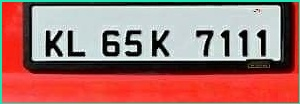
#> input picture Module 2/test1.jpg, 300 x 104 px
$ python -i engine.py   (imports and definitions only)
#> lines starting #> are read from the running program, lines starting #| are printed output that depends on the picture; after the words box and inside, x2 and y2 are one past the last pixel; in counts of white or black regions, pixels touching at a corner belong together
#> further down, picture is the input picture: shape (104, 300, 3); mean B, G, R 109.4, 114.4, 168.9
import cv2
import numpy as np
import os
import pathlib


def order_points(pts):
    # initialzie a list of coordinates that will be ordered
    # such that the first entry in the list is the top-left,
    # the second entry is the top-right, the third is the
    # bottom-right, and the fourth is the bottom-left
    rect = np.zeros((4, 2), dtype="float32")

    # the top-left point will have the smallest sum, whereas
    # the bottom-right point will have the largest sum
    s = pts.sum(axis=1)
    rect[0] = pts[np.argmin(s)]
    rect[2] = pts[np.argmax(s)]

    # now, compute the difference between the points, the
    # top-right point will have the smallest difference,
    # whereas the bottom-left will have the largest difference
    diff = np.diff(pts, axis=1)
    rect[1] = pts[np.argmin(diff)]
    rect[3] = pts[np.argmax(diff)]

    # return the ordered coordinates
    return rect


def four_point_transform(image, pts):
    # obtain a consistent order of the points and unpack them
    # individually
    rect = order_points(pts)
    (tl, tr, br, bl) = rect

    # compute the width of the new image, which will be the
    # maximum distance between bottom-right and bottom-left
    # x-coordiates or the top-right and top-left x-coordinates
    widthA = np.sqrt(((br[0] - bl[0]) ** 2) + ((br[1] - bl[1]) ** 2))
    widthB = np.sqrt(((tr[0] - tl[0]) ** 2) + ((tr[1] - tl[1]) ** 2))
    maxWidth = max(int(widthA), int(widthB))

    # compute the height of the new image, which will be the
    # maximum distance between the top-right and bottom-right
    # y-coordinates or the top-left and bottom-left y-coordinates
    heightA = np.sqrt(((tr[0] - br[0]) ** 2) + ((tr[1] - br[1]) ** 2))
    heightB = np.sqrt(((tl[0] - bl[0]) ** 2) + ((tl[1] - bl[1]) ** 2))
    maxHeight = max(int(heightA), int(heightB))

    # now that we have the dimensions of the new image, construct
    # the set of destination points to obtain a "birds eye view",
    # (i.e. top-down view) of the image, again specifying points
    # in the top-left, top-right, bottom-right, and bottom-left
    # order
    dst = np.array([
        [0, 0],
        [maxWidth - 1, 0],
        [maxWidth - 1, maxHeight - 1],
        [0, maxHeight - 1]], dtype="float32")

    # compute the perspective transform matrix and then apply it
    M = cv2.getPerspectiveTransform(rect, dst)
    warped = cv2.warpPerspective(image, M, (maxWidth, maxHeight))

    # return the warped image
    return warped


def automatic_brightness_and_contrast(image, clip_hist_percent=10):
#> called with clip_hist_percent = 10
    gray = cv2.cvtColor(image, cv2.COLOR_BGR2GRAY)
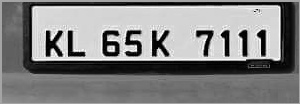
#> gray: shape (104, 300); min 0, max 255, mean 130.1

    # Calculate grayscale histogram
    hist = cv2.calcHist([gray],[0],None,[256],[0,256])
#> hist = 256 values, max 1820 at index 212, min 2 at index 255, mean 121.9
    hist_size = len(hist)
#> hist_size = 256

    # Calculate cumulative distribution from the histogram
    accumulator = []
    accumulator.append(float(hist[0]))
    for index in range(1, hist_size):
        accumulator.append(accumulator[index -1] + float(hist[index]))
#> after the loop, accumulator = 256 values from 149 to 31200

    # Locate points to clip
    maximum = accumulator[-1]
#> maximum = 31200
    clip_hist_percent *= (maximum/100.0)
#> clip_hist_percent = 3120
    clip_hist_percent /= 2.0
#> clip_hist_percent = 1560

    # Locate left cut
    minimum_gray = 0
    while accumulator[minimum_gray] < clip_hist_percent:
        minimum_gray += 1
#> this loop made 5 passes
#> after the loop, minimum_gray = 5

    # Locate right cut
    maximum_gray = hist_size -1
#> maximum_gray = 255
    while accumulator[maximum_gray] >= (maximum - clip_hist_percent):
        maximum_gray -= 1
#> this loop made 30 passes
#> maximum_gray on passes 1 to 12: 254, 253, 252, 251, 250, 249, 248, 247, 246, 245, 244, 243
#> after the loop, maximum_gray = 225

    # Calculate alpha and beta values
    alpha = 255 / (maximum_gray - minimum_gray)
#> alpha = 1.16
    beta = -minimum_gray * alpha
#> beta = -5.8

    auto_result = cv2.convertScaleAbs(image, alpha=alpha, beta=beta)
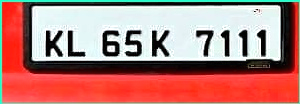
#> auto_result: shape (104, 300, 3); mean B, G, R 120.7, 126.5, 182.3
    return auto_result, alpha, beta


# [100 lines left out: function detect, not called in this run]


def detect_belg(src):
    img, alpha, beta = automatic_brightness_and_contrast(src)
#> alpha = 1.16; beta = -5.8
    gray = cv2.cvtColor(img, cv2.COLOR_BGR2GRAY)
    ret, th = cv2.threshold(gray, 120, 255, cv2.THRESH_BINARY)
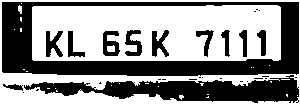
#> th: shape (104, 300); 55.6% white; 30 black regions (18 under 20 px)

    contours, hierarchy = cv2.findContours(th, cv2.RETR_TREE, cv2.CHAIN_APPROX_SIMPLE)
#> contours = 66 contours, 51 with area under 20; largest, box (x1, y1, x2, y2) and area: (0, 0, 300, 104) 30797, (1, 1, 300, 77) 21994, (32, 5, 281, 61) 13401, (23, 74, 300, 104) 4428, (102, 30, 121, 57) 368

    crops = []
    for cnt in contours:
        x, y, w, h = cv2.boundingRect(cnt)

        if h * 6 > w > 2 * h and h > 0.1 * w and w * h > img.shape[0] * img.shape[1] * 0.0001:
            crop = th[y:y + h, x:x + w]

            # Compute sum of white pixels
            white_summation = crop.sum()
            if white_summation > w * h * 0.4 * 255:
                # Compute sum of red pixel
                crop = img[y:y + h, x:x + w]
                crop_img = crop.astype('uint8')
                hsv = cv2.cvtColor(crop_img, cv2.COLOR_BGR2HSV)
                lower_red = np.array([160, 100, 100])
                upper_red = np.array([179, 255, 255])
                red_mask = cv2.inRange(hsv, lower_red, upper_red)
                red_summation = red_mask.sum()

                if red_summation > 510:
                    crop_img = img[y:y + h, x - round(w / 10):x + w]
                    crop_img = crop_img.astype('uint8')
                    hsv = cv2.cvtColor(crop_img, cv2.COLOR_BGR2HSV)
                    low_bleu = np.array([100, 150, 0])
                    high_bleu = np.array([140, 255, 255])
                    bleu_mask = cv2.inRange(hsv, low_bleu, high_bleu)
                    bleu_summation = bleu_mask.sum()

                    if bleu_summation > 255:

                        crop = gray[y:y + h, x:x + w]
                        crop_img = crop.astype('uint8')
                        th2 = cv2.adaptiveThreshold(crop_img, 255, cv2.ADAPTIVE_THRESH_GAUSSIAN_C, cv2.THRESH_BINARY,
                                                    11, 2)

                        contours2, hierarchy = cv2.findContours(th2, cv2.RETR_TREE, cv2.CHAIN_APPROX_SIMPLE)
                        j = 0
                        for c in contours2:
                            area2 = cv2.contourArea(c)
                            x2, y2, w2, h2 = cv2.boundingRect(c)
                            if w2 * h2 > h * w * 0.01 and h2 > w2 and area2 < h * w * 0.9:
                                j += 1

                        if 12 > j > 4:
                            rect = cv2.minAreaRect(cnt)
                            box = cv2.boxPoints(rect)
                            box = np.int0(box)
                            pts = np.array(box)
                            warped = four_point_transform(src, pts)
                            crops.append(warped)

                            cv2.drawContours(src, [box], 0, (0, 255, 0), 2)
#> this loop made 66 passes
#> (cnt, x, y, w, h, white_summation, red_summation, low_bleu) on pass 1: ([[0, 0], [0, 103], [299, 103], [299, 0]], 0, 0, 300, 104, 4421700, 153255, [100, 150, 0])
#> (x, y, w, h, white_summation, red_summation, low_bleu, high_bleu) on pass 42: (1, 1, 299, 76, 3322395, 121125, [100, 150, 0], [140, 255, 255])
#> pass 1, in detect_belg, `red_mask = cv2.inRange(hsv, lower_red, upper_red)`:
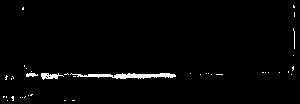
#> red_mask: shape (104, 300); 1.9% white; 40 white regions (36 under 20 px), largest, box (x1, y1, x2, y2) and area: (70, 73, 176, 79) 357, (41, 73, 64, 80) 90, (26, 73, 38, 77) 35, (293, 28, 295, 49) 21
#> after the loop:
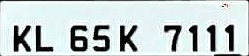
#> crop_img: shape (56, 249, 3); mean B, G, R 209.8, 209.7, 199.1
#> after the loop: hsv: shape (56, 249, 3); mean H, S, V 81.6, 30.3, 210.8
#> after the loop:
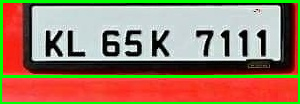
#> src: shape (104, 300, 3); 9.15% of pixels changed, all inside (x1, y1, x2, y2) = (0, 0, 300, 104)
#> after the loop:
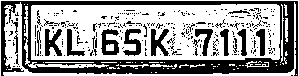
#> th2: shape (76, 299); 61% white; 290 black regions (268 under 20 px), largest, box (x1, y1, x2, y2) and area: (1, 1, 298, 76) 5654, (101, 29, 119, 55) 284, (151, 29, 169, 56) 274
#> after the loop, crops = 2 items
    return src, crops


# [49 lines left out: functions process, post_process, recognise, not called in this run]

>>> import cv2
>>> picture = cv2.imread('test1.jpg')
>>> result = detect_belg(picture)

$ run again, on Module 2/snip1.jpg
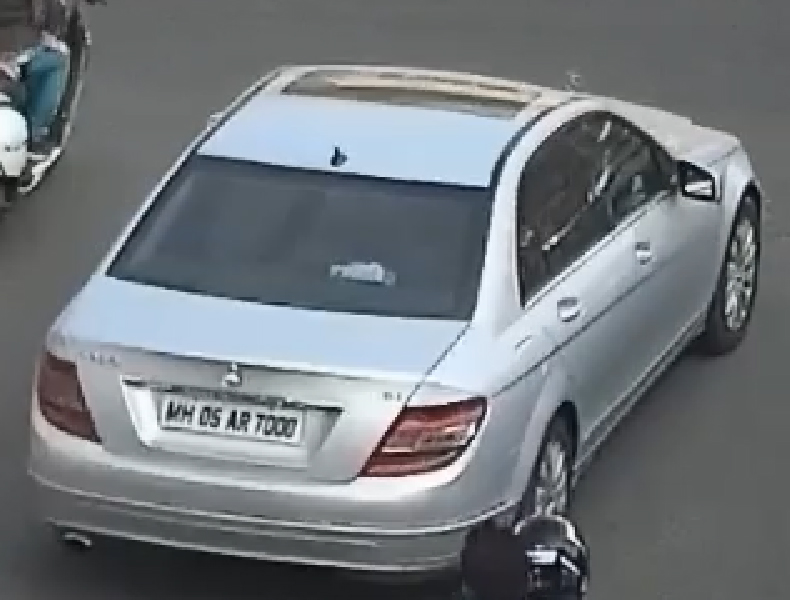
#> input picture Module 2/snip1.jpg, 790 x 600 px
#> picture is the input picture: shape (600, 790, 3); mean B, G, R 124.5, 119.9, 114.6
#> hist = 256 values, max 12122 at index 94, min 0 at index 0, mean 1851.6
#> hist_size = 256
#> after the loop in automatic_brightness_and_contrast, `for index in range(1, hist_size):`: accumulator = 256 values from 0 to 474000
#> maximum = 474000
#> in automatic_brightness_and_contrast, `clip_hist_percent *= (maximum/100.0)`: clip_hist_percent = 47400
#> in automatic_brightness_and_contrast, `clip_hist_percent /= 2.0`: clip_hist_percent = 23700
#> the loop in automatic_brightness_and_contrast, `while accumulator[minimum_gray] < clip_hist_percent:` made 40 passes
#> after the loop in automatic_brightness_and_contrast, `while accumulator[minimum_gray] < clip_hist_percent:`: minimum_gray = 40
#> in automatic_brightness_and_contrast, `maximum_gray = hist_size -1`: maximum_gray = 255
#> the loop in automatic_brightness_and_contrast, `while accumulator[maximum_gray] >= (maximum - clip_hist_percent):` made 39 passes
#> maximum_gray on passes 1 to 8: 254, 253, 252, 251, 250, 249, 248, 247
#> after the loop in automatic_brightness_and_contrast, `while accumulator[maximum_gray] >= (maximum - clip_hist_percent):`: maximum_gray = 216
#> in automatic_brightness_and_contrast, `alpha = 255 / (maximum_gray - minimum_gray)`: alpha = 1.45
#> in automatic_brightness_and_contrast, `beta = -minimum_gray * alpha`: beta = -57.95
#> in automatic_brightness_and_contrast, `auto_result = cv2.convertScaleAbs(image, alpha=alpha, beta=beta)`:
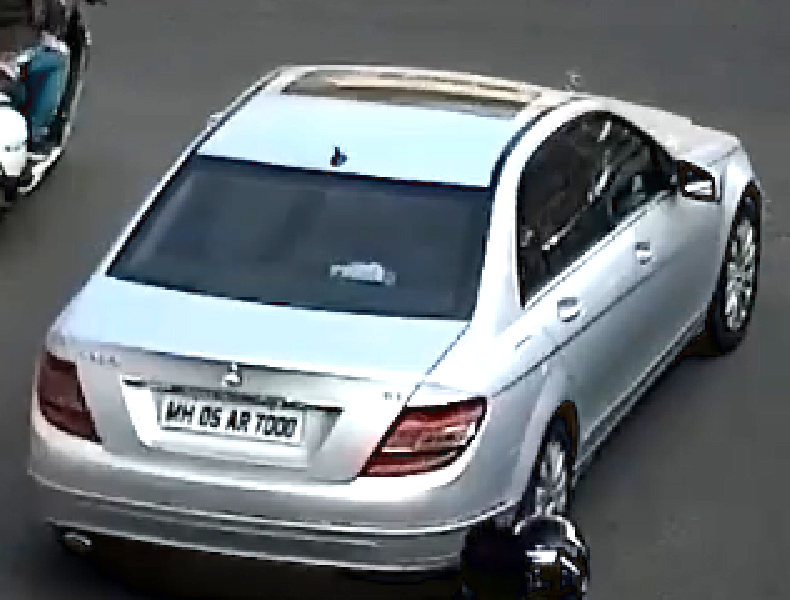
#> auto_result: shape (600, 790, 3); mean B, G, R 119.7, 115.8, 109
#> in detect_belg, `img, alpha, beta = automatic_brightness_and_contrast(src)`: alpha = 1.45; beta = -57.95
#> in detect_belg, `ret, th = cv2.threshold(gray, 120, 255, cv2.THRESH_BINARY)`:
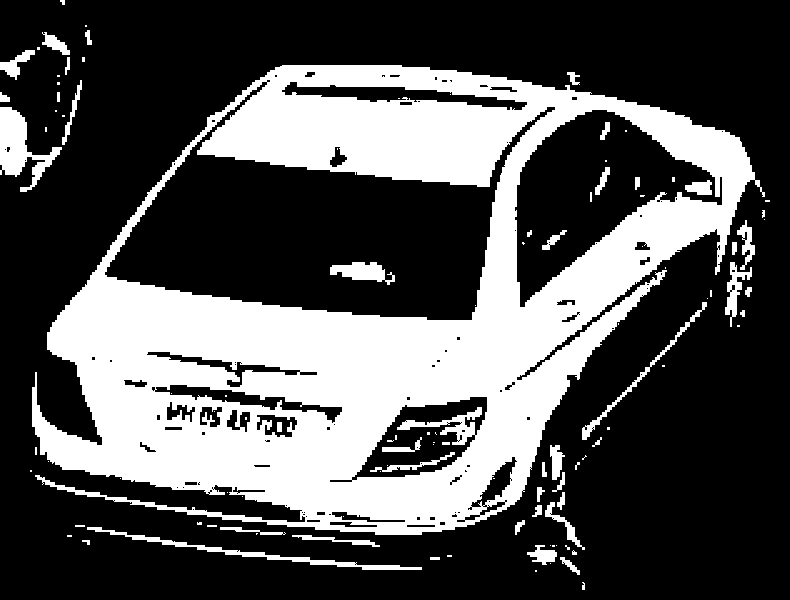
#> th: shape (600, 790); 32.7% white; 109 white regions (61 under 20 px)
#> contours = 258 contours, 176 with area under 20; largest, box (x1, y1, x2, y2) and area: (32, 65, 765, 535) 224327, (104, 81, 556, 321) 49228, (514, 109, 723, 308) 19769, (351, 396, 488, 481) 5900, (281, 81, 528, 111) 2684
#> the loop in detect_belg, `for cnt in contours:` made 258 passes
#> (x, y, w, h, white_summation) on passes 87, 91, 115, 122, 130, 142, 160, 166: (306, 519, 15, 4, 8670), (464, 514, 17, 7, 16830), (232, 486, 34, 8, 51000), (184, 481, 14, 5, 8670), (253, 464, 18, 4, 10455), (164, 426, 19, 5, 11220), (370, 452, 85, 20, 108885), (382, 437, 40, 15, 56100)
#> after the loop in detect_belg, `for cnt in contours:`: crops = []
